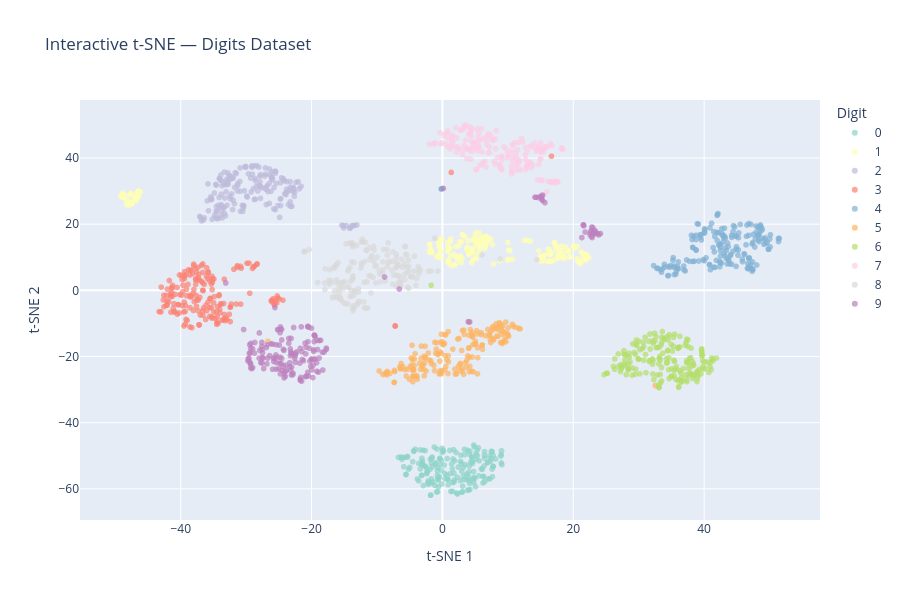

Here is the notebook cell this chart was saved with:
### Markdown cell above
## 4.4 Interactive t-SNE Plot

### Code cell
tsne_df = pd.DataFrame({'t-SNE 1': X_tsne[:,0], 't-SNE 2': X_tsne[:,1], 'Digit': y_digits.astype(str)})
fig = px.scatter(tsne_df, x='t-SNE 1', y='t-SNE 2', color='Digit',
                 title='Interactive t-SNE — Digits Dataset',
                 color_discrete_sequence=px.colors.qualitative.Set3, opacity=0.7, width=900, height=600)
fig.show()
print("📊 Hover over points to inspect digit classes!")

### Figure 1 — Plotly figure (JSON) as saved in the notebook; plotly's stock layout.template omitted (floating-point values rounded to 4 significant figures; data arrays with more than 128 entries replaced by an {"elided": "..."} marker saying what was removed)
{"data": [{"hovertemplate": "Digit=0<br>t-SNE 1=%{x}<br>t-SNE 2=%{y}<extra></extra>", "legendgroup": "0", "marker": {"color": "rgb(141,211,199)", "opacity": 0.7, "symbol": "circle"}, "mode": "markers", "name": "0", "showlegend": true, "type": "scattergl", "x": {"elided": "178 float values"}, "xaxis": "x", "y": {"elided": "178 float values"}, "yaxis": "y"}, {"hovertemplate": "Digit=1<br>t-SNE 1=%{x}<br>t-SNE 2=%{y}<extra></extra>", "legendgroup": "1", "marker": {"color": "rgb(255,255,179)", "opacity": 0.7, "symbol": "circle"}, "mode": "markers", "name": "1", "showlegend": true, "type": "scattergl", "x": {"elided": "182 float values"}, "xaxis": "x", "y": {"elided": "182 float values"}, "yaxis": "y"}, {"hovertemplate": "Digit=2<br>t-SNE 1=%{x}<br>t-SNE 2=%{y}<extra></extra>", "legendgroup": "2", "marker": {"color": "rgb(190,186,218)", "opacity": 0.7, "symbol": "circle"}, "mode": "markers", "name": "2", "showlegend": true, "type": "scattergl", "x": {"elided": "177 float values"}, "xaxis": "x", "y": {"elided": "177 float values"}, "yaxis": "y"}, {"hovertemplate": "Digit=3<br>t-SNE 1=%{x}<br>t-SNE 2=%{y}<extra></extra>", "legendgroup": "3", "marker": {"color": "rgb(251,128,114)", "opacity": 0.7, "symbol": "circle"}, "mode": "markers", "name": "3", "showlegend": true, "type": "scattergl", "x": {"elided": "183 float values"}, "xaxis": "x", "y": {"elided": "183 float values"}, "yaxis": "y"}, {"hovertemplate": "Digit=4<br>t-SNE 1=%{x}<br>t-SNE 2=%{y}<extra></extra>", "legendgroup": "4", "marker": {"color": "rgb(128,177,211)", "opacity": 0.7, "symbol": "circle"}, "mode": "markers", "name": "4", "showlegend": true, "type": "scattergl", "x": {"elided": "181 float values"}, "xaxis": "x", "y": {"elided": "181 float values"}, "yaxis": "y"}, {"hovertemplate": "Digit=5<br>t-SNE 1=%{x}<br>t-SNE 2=%{y}<extra></extra>", "legendgroup": "5", "marker": {"color": "rgb(253,180,98)", "opacity": 0.7, "symbol": "circle"}, "mode": "markers", "name": "5", "showlegend": true, "type": "scattergl", "x": {"elided": "182 float values"}, "xaxis": "x", "y": {"elided": "182 float values"}, "yaxis": "y"}, {"hovertemplate": "Digit=6<br>t-SNE 1=%{x}<br>t-SNE 2=%{y}<extra></extra>", "legendgroup": "6", "marker": {"color": "rgb(179,222,105)", "opacity": 0.7, "symbol": "circle"}, "mode": "markers", "name": "6", "showlegend": true, "type": "scattergl", "x": {"elided": "181 float values"}, "xaxis": "x", "y": {"elided": "181 float values"}, "yaxis": "y"}, {"hovertemplate": "Digit=7<br>t-SNE 1=%{x}<br>t-SNE 2=%{y}<extra></extra>", "legendgroup": "7", "marker": {"color": "rgb(252,205,229)", "opacity": 0.7, "symbol": "circle"}, "mode": "markers", "name": "7", "showlegend": true, "type": "scattergl", "x": {"elided": "179 float values"}, "xaxis": "x", "y": {"elided": "179 float values"}, "yaxis": "y"}, {"hovertemplate": "Digit=8<br>t-SNE 1=%{x}<br>t-SNE 2=%{y}<extra></extra>", "legendgroup": "8", "marker": {"color": "rgb(217,217,217)", "opacity": 0.7, "symbol": "circle"}, "mode": "markers", "name": "8", "showlegend": true, "type": "scattergl", "x": {"elided": "174 float values"}, "xaxis": "x", "y": {"elided": "174 float values"}, "yaxis": "y"}, {"hovertemplate": "Digit=9<br>t-SNE 1=%{x}<br>t-SNE 2=%{y}<extra></extra>", "legendgroup": "9", "marker": {"color": "rgb(188,128,189)", "opacity": 0.7, "symbol": "circle"}, "mode": "markers", "name": "9", "showlegend": true, "type": "scattergl", "x": {"elided": "180 float values"}, "xaxis": "x", "y": {"elided": "180 float values"}, "yaxis": "y"}], "layout": {"height": 600, "legend": {"title": {"text": "Digit"}, "tracegroupgap": 0}, "title": {"text": "Interactive t-SNE — Digits Dataset"}, "width": 900, "xaxis": {"anchor": "y", "domain": [0, 1], "title": {"text": "t-SNE 1"}}, "yaxis": {"anchor": "x", "domain": [0, 1], "title": {"text": "t-SNE 2"}}}}
